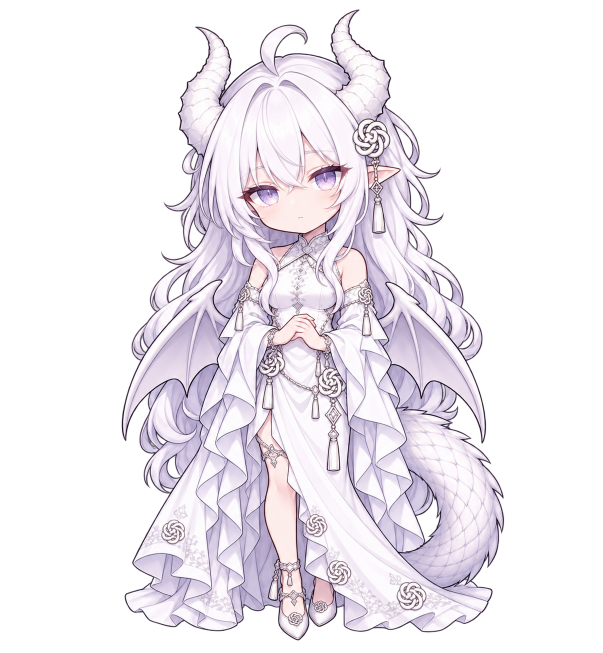
#> input picture sources/base.png, 1206 x 1305 px (shown at 1/2 size)
$ python build_pet.py --output-dir out
#> lines starting #> are read from the running program, lines starting #| are printed output that depends on the picture
"""Rebuild the desktop v2 pet from local source PNGs. No installation or network."""
from pathlib import Path
from PIL import Image, ImageOps
import argparse, json

parser = argparse.ArgumentParser(description=__doc__)
parser.add_argument('--source-dir', type=Path, default=Path(__file__).resolve().parents[1]/'sources')
parser.add_argument('--output-dir', type=Path, required=True)
args = parser.parse_args()
pet = args.output_dir
pet.mkdir(parents=True, exist_ok=True)
sources = {name: args.source_dir / (name + '.png') for name in ['base', 'emotions', 'directions']}
def trim(im):
    im = im.convert("RGBA")
    bbox = im.getchannel("A").getbbox()
    return im.crop(bbox) if bbox else im
base = trim(Image.open(sources["base"]))
#> in trim, im is the input picture: PIL image 1206x1305 RGBA; mean R, G, B, A 96.8, 92.2, 98.1, 108.2
#> in trim, `bbox = im.getchannel("A").getbbox()`: bbox = (0, 15, 1148, 1305)
emo = Image.open(sources["emotions"]).convert("RGBA")
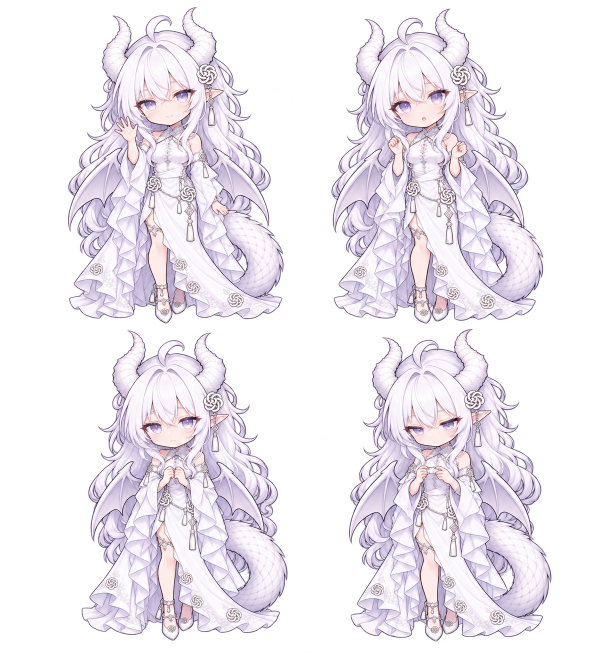
#> input picture sources/emotions.png, 1205 x 1305 px (shown at 1/2 size)
#> emo is the input picture: PIL image 1205x1305 RGBA; mean R, G, B, A 111.5, 106.1, 113.4, 117.8
directions = Image.open(sources["directions"]).convert("RGBA")
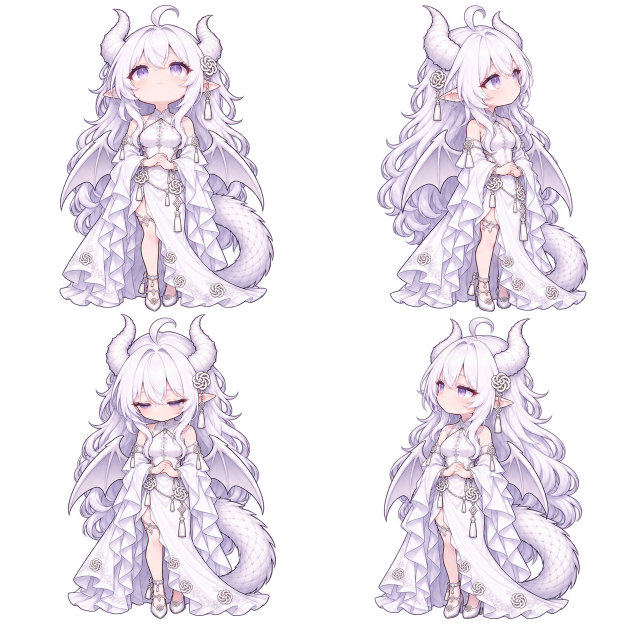
#> input picture sources/directions.png, 1254 x 1254 px (shown at 1/2 size)
#> directions is the input picture: PIL image 1254x1254 RGBA; mean R, G, B, A 107.4, 101.4, 109.4, 113.4
def quadrants(im):
    w,h=im.size
#> w = 1205; h = 1305
    return [trim(im.crop(box)) for box in [(0,0,w//2,h//2),(w//2,0,w,h//2),(0,h//2,w//2,h),(w//2,h//2,w,h)]]
#> in trim (call 5), `bbox = im.getchannel("A").getbbox()`: bbox = (3, 0, 553, 653)
#> in trim (call 5), `return im.crop(bbox) if bbox else im`:
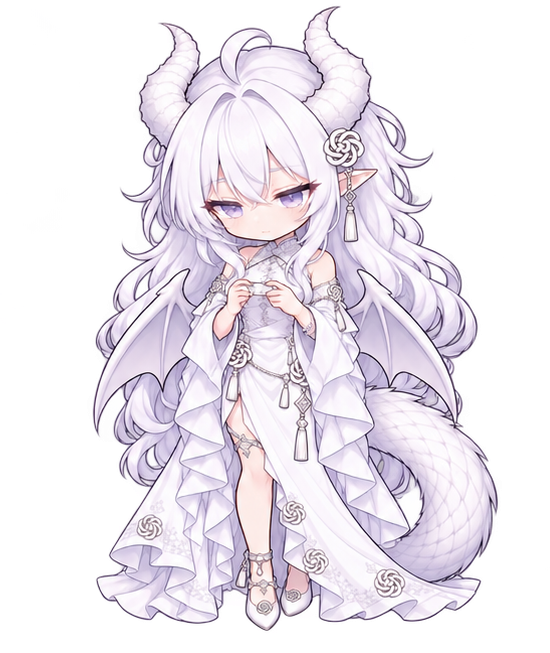
#> returned value: PIL image 550x653 RGBA; mean R, G, B, A 120.2, 114.4, 122.4, 127.4; transparent parts drawn white
wave,ask,sad,focus = quadrants(emo)
up,right,down,left = quadrants(directions)
#> in trim (call 9), `bbox = im.getchannel("A").getbbox()`: bbox = (1, 0, 613, 627)
#> in trim (call 9), `return im.crop(bbox) if bbox else im`:
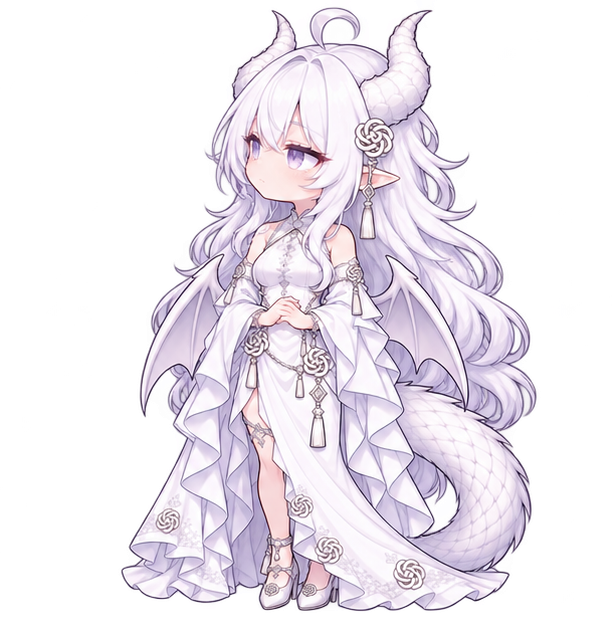
#> returned value: PIL image 612x627 RGBA; mean R, G, B, A 108.5, 102.5, 110.7, 113.4; transparent parts drawn white
W,H=192,208
atlas=Image.new("RGBA",(W*8,H*11),(0,0,0,0))
#> atlas: PIL image 1536x2288 RGBA; every value is 0
def paste(im,row,col,dx=0,dy=0,flip=False,scale=1.0):
    im=ImageOps.mirror(im) if flip else im
    maxw,maxh=int(178*scale),int(194*scale)
    ratio=min(maxw/im.width,maxh/im.height)
    im=im.resize((max(1,round(im.width*ratio)),max(1,round(im.height*ratio))),Image.Resampling.LANCZOS)
    x=col*W+(W-im.width)//2+dx
    y=row*H+H-im.height-5+dy
    atlas.alpha_composite(im,(x,y))
spec=[
 (base,6,[(0,0),(0,-1),(0,-2),(0,-1),(0,0),(0,1)]),
 (right,8,[(0,0),(2,-1),(4,0),(6,-1),(8,0),(6,-1),(4,0),(2,-1)]),
 (left,8,[(0,0),(-2,-1),(-4,0),(-6,-1),(-8,0),(-6,-1),(-4,0),(-2,-1)]),
 (wave,4,[(0,0),(0,-1),(0,-2),(0,-1)]),
 (base,5,[(0,0),(0,-5),(0,-9),(0,-5),(0,0)]),
 (sad,8,[(0,0),(0,1),(0,2),(0,1),(0,0),(0,1),(0,2),(0,1)]),
 (ask,6,[(0,0),(0,-1),(0,-2),(0,-1),(0,0),(0,1)]),
 (focus,6,[(0,0),(0,-1),(0,0),(0,1),(0,0),(0,-1)]),
 (down,6,[(0,0),(1,0),(0,0),(-1,0),(0,0),(1,0)])
]
for row,(im,n,offsets) in enumerate(spec):
    for col,(dx,dy) in enumerate(offsets):
        paste(im,row,col,dx,dy)
#> this loop made 9 passes
#> (n, offsets) on passes 1, 4, 5, 7, 8, 9: (6, [(0, 0), (0, -1), (0, -2), (0, -1), (0, 0), (0, 1)]), (4, [(0, 0), (0, -1), (0, -2), (0, -1)]), (5, [(0, 0), (0, -5), (0, -9), (0, -5), (0, 0)]), (6, [(0, 0), (0, -1), (0, -2), (0, -1), (0, 0), (0, 1)]), (6, [(0, 0), (0, -1), (0, 0), (0, 1), (0, 0), (0, -1)]), (6, [(0, 0), (1, 0), (0, 0), (-1, 0), (0, 0), (1, 0)])
#> n on passes 2, 3, 6: 8, 8, 8
#> pass 1, in paste, `im=im.resize((max(1,round(im.width*ratio)),max(1,round(im.height*ratio..`:
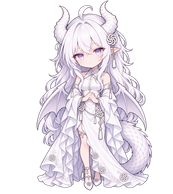
#> im: PIL image 173x194 RGBA; mean R, G, B, A 102.9, 97.7, 104.4, 115.1; transparent parts drawn white
paste(base,0,6)
# 16 pointer directions, clockwise from twelve o'clock.
lookup=[up,up,right,right,right,right,down,down,down,down,left,left,left,left,up,up]
for i,im in enumerate(lookup):
    paste(im,9+i//8,i%8)
#> this loop made 16 passes
#> (ratio in paste, x in paste, y in paste) on passes 1 to 12: (0.284, 7, 1897), (0.284, 199, 1897), (0.296, 391, 1890), (0.296, 583, 1890), (0.296, 775, 1890), (0.296, 967, 1890), (0.286, 1159, 1896), (0.286, 1351, 1896), (0.286, 7, 2104), (0.286, 199, 2104), (0.291, 391, 2101), (0.291, 583, 2101)
#> pass 1, in paste (call 59), `im=im.resize((max(1,round(im.width*ratio)),max(1,round(im.height*ratio..`:
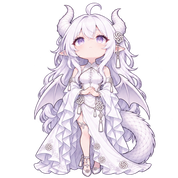
#> im: PIL image 178x178 RGBA; mean R, G, B, A 108.4, 101.8, 110.1, 118.8; transparent parts drawn white
# Remove hidden RGB beneath fully transparent pixels, required by atlas validator.
px=atlas.load()
for y in range(atlas.height):
    for x in range(atlas.width):
        r,g,b,a=px[x,y]
        if a==0 and (r or g or b): px[x,y]=(0,0,0,0)
atlas.save(pet/"spritesheet.webp",format="WEBP",lossless=True,quality=100,method=6)
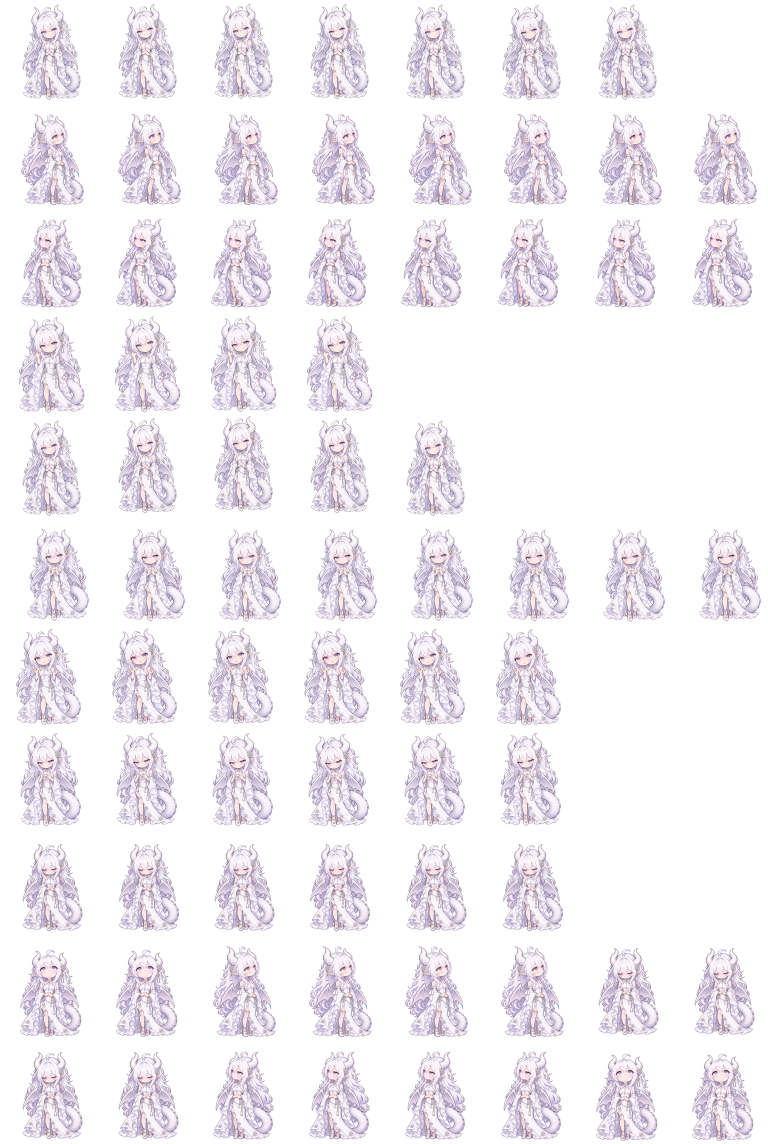
#> saved as spritesheet.webp: PIL image 1536x2288 RGBA (shown at 1/2 size); mean R, G, B, A 74.5, 70.5, 76, 81.5; transparent parts drawn white
atlas.save(pet/"spritesheet.png")
manifest={
 "id":"gpt-dragon",
 "displayName":"GPT龙娘",
 "description":"白发紫眸、龙角双翼与长尾的 GPT 拟人桌宠。",
 "spriteVersionNumber":2,
 "spritesheetPath":"spritesheet.webp"
}
(pet/"pet.json").write_text(json.dumps(manifest,ensure_ascii=False,indent=2),encoding="utf-8")
print("Built desktop v2 pet in", pet)
